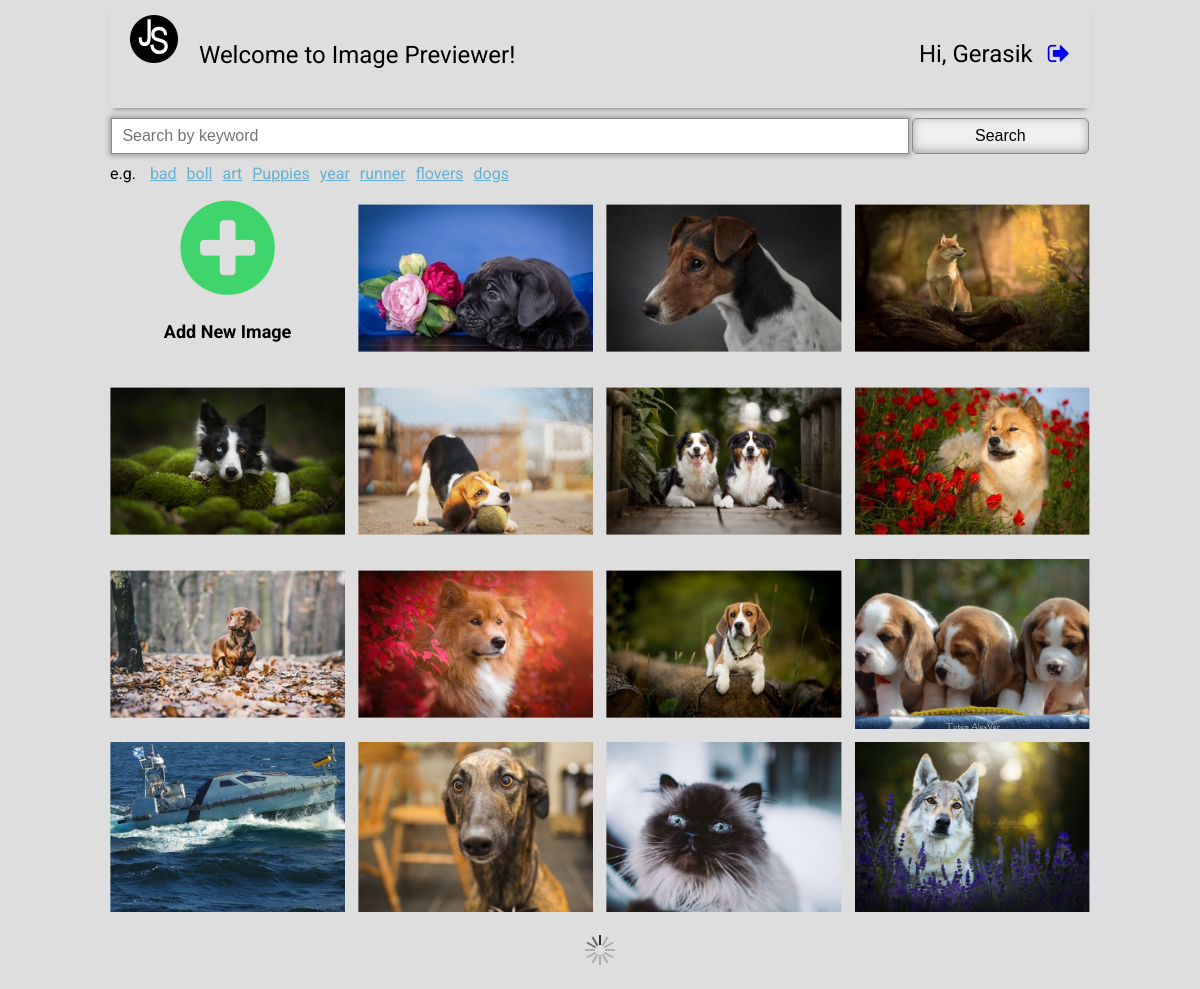
The page / (signed in) on the database its author committed.
### tables this page shows
CREATE TABLE IF NOT EXISTS `tags` (
  `id_tag` int(10) NOT NULL,
  `tag_name` varchar(32) NOT NULL
);

CREATE TABLE IF NOT EXISTS `images` (
  `id_image` int(11) NOT NULL,
  `name` varchar(32) NOT NULL,
  `description` text NOT NULL,
  `full_name` varchar(32) NOT NULL
);

### lib/function_global.php (called while the page is built, shortened)
<?php
function login () {
	if (isset($_SESSION['id'])) {
		if(isset($_COOKIE['login']) && isset($_COOKIE['password'])) {
			return true;
		}
	}
}

### template/index.php (the view, shortened to what this page needs)
<!DOCTYPE html>
<html lang="en">
<head>
	<link rel="stylesheet" href="css/style.css">
	<link rel="stylesheet" href="css/font-awesome.min.css">
</head>
<body>
	<header>
		<div class="logo">
			<a href="/">
				<img src="img/logo.png" alt="Logo">
				<p>Welcome to Image Previewer!</p>
			</a>
		</div>
		<div class="user">
			<p><?php echo 'Hi, '.$_COOKIE['login'] ?></p><a href="/?action=out"><i class="fa fa-sign-out" aria-hidden="true"></i></a>
		</div>
	</header>
	<section class="search">
		<form id="search-form" action="index.php" method="GET">
			<input id="keyword" type="text" name="keyword" placeholder="Search by keyword" autocomplete="off"/>
			<input type="submit" name="search" value="Search">
		</form>
	</section>
	<section class="tags">
		<span>e.g.</span>
		<?php
			$randomTags = mysql_query("SELECT tag_name FROM tags WHERE 1 ORDER BY RAND() LIMIT 8 ");
			$myTags = mysql_fetch_array($randomTags);
			do{
				echo "<a href='index.php?keyword=".$myTags['tag_name']."&search=Search'>".$myTags['tag_name']."</a>";
			}
			while($myTags = mysql_fetch_array($randomTags));
		 ?>
	</section>
	<section class="image-collection">
		<div class="add-image">
			<i class="fa fa-plus-circle" aria-hidden="true"></i>
			<p>Add New Image</p>
		</div>
<?php
			$myrow = mysql_fetch_array($result);
			do{
				echo "<div class='image-box'><img src='img/gallery/".$myrow['full_name']."' alt='".$myrow['name']."'></div>";
			}
			while ($myrow = mysql_fetch_array($result));
?>
	</section>
	<div class="loading-bar">
		<div class="load">
			<div class="loading loading-1"></div>
			<div class="loading loading-2"></div>
			<div class="loading loading-3"></div>
			<div class="loading loading-4"></div>
			<div class="loading loading-5"></div>
			<div class="loading loading-6"></div>
			<div class="loading loading-7"></div>
			<div class="loading loading-8"></div>
			<div class="loading loading-9"></div>
			<div class="loading loading-10"></div>
			<div class="loading loading-11"></div>
			<div class="loading loading-12"></div>
		</div>
	</div>
</body>
</html>

### index.php (shortened to what this page needs)
<?php
	include ('lib/function_global.php');
	if (isset($_GET['search'])){
		if (!$_GET['keyword']){
			header('Location: http://'.$_SERVER['HTTP_HOST'].'/');
			include ('template/index.php');
		}
		else {
			$result = mysql_query("SELECT i.* FROM tag_image t, tags s, images i WHERE s.tag_name LIKE '".$_GET['keyword']."%' AND t.id_tag = s.id_tag and t.id_image = i.id_image LIMIT 15");
			$title = 'search - '.$_GET['keyword'].' / ';
			include ('template/index.php');
		}
	}
	elseif ($_GET['action'] == "out") {
		out();
	}
	elseif (login()){
		$result = mysql_query("SELECT * FROM images WHERE full_name != '' ORDER BY id_image DESC LIMIT 15");
		include ('template/index.php');
	}

### css/style.css (style rules this page uses)
body { width: 980px; margin: auto; background-color: #dedede; font-family: 'Roboto', sans-serif; position: relative; }
header { display: flex; justify-content: space-between; font-size: 24px; padding: 15px 20px; box-shadow: 0 5px 5px -4px #7b7b7b; margin-bottom: 10px; }
header .logo, header .user { display: flex; align-items: center; }
header .logo a { color: black; text-decoration: none; }
header .logo p, header .user p, header .user a { display: inline-block; }
header .logo img { margin-right: 15px; }
header .user a { margin-left: 15px; }
#search-form { display: flex; justify-content: space-around; height: 36px; align-items: stretch; position: relative; }
#search-form input { font-size: 16px; border: 1px solid #8b8a8a; }
#search-form input#keyword { width: 80%; padding-left: 10px; box-shadow: 0px 0px 5px 2px #a4a4a4; }
#search-form input[type="submit"] { width: 18%; border-radius: 5px; box-shadow: inset 0 -2px 10px 0 #a4a4a4; }
.image-collection { margin: 10px 0; display: flex; justify-content: flex-start; flex-wrap: wrap; }
.image-collection .add-image { text-align: center; cursor: pointer; }
.image-collection .add-image i { color: #40d56c; font-size: 110px; }
.image-collection .add-image p { font-weight: bold; font-size: 18px; }
.image-collection .add-image, .image-collection .image-box { width: 24%; margin-right: 13px; margin-bottom: 13px; }
.image-collection .image-box:nth-child(4n) { margin-right: 0px; }
.image-collection .image-box { overflow: hidden; height: 170px; text-align: center; position: relative; }
.image-collection .image-box img { width: 100%; position: absolute; top: 50%; left: 50%; transform: translate(-50%,-50%); }
.loading-bar { text-align: center; margin-bottom: 20px; width: 100%; }
.load { width: 30px; height: 30px; position: relative; display: inline-block; animation: loading 2s infinite steps(12, start); }
.loading { width: 10px; height: 2px; background-color: #adadad; transform-origin: -5px 1px; position: absolute; top: 14px; left: 20px; }
.loading-1 { transform: rotate(0deg); }
.loading-2 { transform: rotate(30deg); }
.loading-3 { transform: rotate(60deg); }
.loading-4 { transform: rotate(90deg); }
.loading-5 { transform: rotate(120deg); }
.loading-6 { transform: rotate(150deg); }
.loading-7 { transform: rotate(180deg); }
.loading-8 { transform: rotate(210deg); background-color: #727272; }
.loading-9 { transform: rotate(240deg); background-color: #676767; }
.loading-10 { transform: rotate(270deg); background-color: #2d2d2d; }
.loading-11 { transform: rotate(300deg); }
.loading-12 { transform: rotate(330deg); }
.tags { margin: 10px 0; }
.tags a { margin-left: 10px; color: rgb(103, 175, 211); }

### rows shown on the page
tags: tag_name "bad"
tags: tag_name "boll"
tags: tag_name "art"
tags: tag_name "Puppies"
tags: tag_name "year"
tags: tag_name "runner"
tags: tag_name "flovers"
tags: tag_name "dogs"
images: full_name (picture)
images: full_name (picture)
images: full_name (picture)
images: full_name (picture)
images: full_name (picture)
images: full_name (picture)
images: full_name (picture)
images: full_name (picture)
images: full_name (picture)
images: full_name (picture)
images: full_name (picture)
images: full_name (picture)
images: full_name (picture)
images: full_name (picture)
images: full_name (picture)

### other values the page prints
$_COOKIE['login'] "Gerasik"
